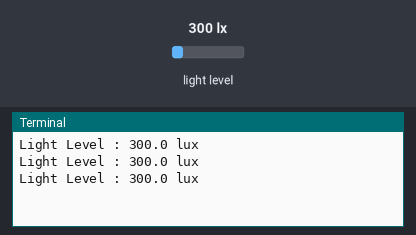
The program below on a simulated Raspberry Pi (BCM pin numbers). On the bench: the last lines printed to the terminal. The test bench sets the inputs (shaded band); at power-on: light level 300 lx.

Above: at 1.2 s.
1.3 s: light level set to 40 lx
At 1.9 s:
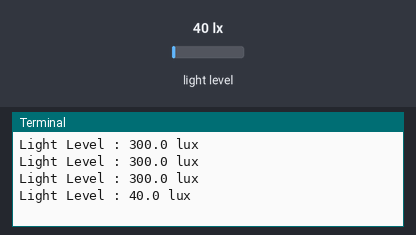
2.8 s: light level set to 500 lx
At 3.4 s:
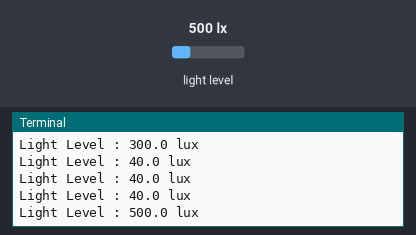
Timing chart, 0 to 5.8 s (numbered marks = the images above; inputs shaded):
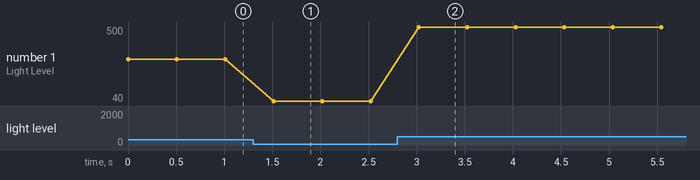

Measured:
- after the input at 1.3 s, the terminal: prints a new line after 0.21 s (image 1)
- after the input at 2.8 s, the terminal: prints a new line after 0.22 s (image 2)
- plotted number 1: 300 → 40 after the input at 1.3 s, 40 → 500 after the input at 2.8 s

The program:

i2cLDR.py
```python
#!/usr/bin/python
import smbus
import time

# Define some constants from the datasheet
# http://www.pibits.net/code/raspberry-pi-bh1750-light-sensor.php


class LDR:
    DEVICE = 0x23  # Default device I2C address
    POWER_DOWN = 0x00  # No active state
    POWER_ON = 0x01  # Power on
    RESET = 0x07  # Reset data register value
    ONE_TIME_HIGH_RES_MODE = 0x20

    def __init__(self):
        self.bus = smbus.SMBus(1)  # Rev 2 Pi uses 1

    def __convertToNumber(self, data):
        # Simple function to convert 2 bytes of data
        # into a decimal number
        return (data[1] + (256 * data[0])) / 1.2

    def readLight(self, addr=None):
        addr = addr if addr else LDR.DEVICE
        data = self.bus.read_i2c_block_data(addr, LDR.ONE_TIME_HIGH_RES_MODE)
        return self.__convertToNumber(data)


if __name__ == "__main__":
    ldr = LDR()
    while True:
        print("Light Level : " + str(ldr.readLight()) + " lux")
        time.sleep(0.5)
```
